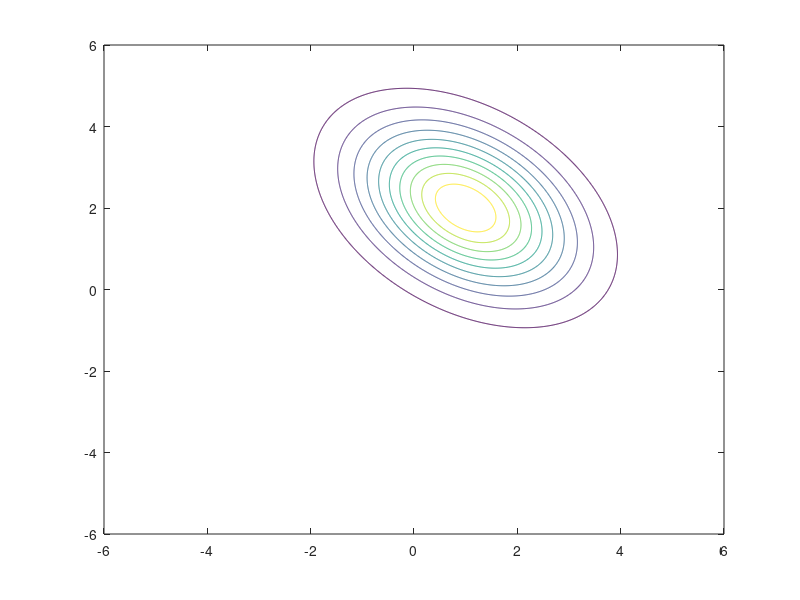

This figure's MATLAB source: (Note: this script raises an error after producing the figure.)
mu1 = [1 2];
sigma1 = [1.8 -0.7; -0.7 1.8];
mu2= [-1 -3];
sigma2 = [1.5 0.3;0.3 1.5];

%S1 = mvnrnd(mu1,sigma1,500);
%S2 = mvnrnd(mu1,sigma1,500);

x1=[-6:0.01:+6];
x2=[-6:0.01:+6];
[X1,X2] = meshgrid(x1,x2);
X = [X1(:) X2(:)];

y1 = mvnpdf(X,mu1,sigma1);
y1 = reshape(y1,length(x2),length(x1));

y2 = mvnpdf(X,mu2,sigma2);
y2 = reshape(y2,length(x2),length(x1));

figure(10)
[M,c1] = contour(X1,X2,y1);
c1.LineWidth = 1;

hold on
%plot(S(:,1),S(:,2),'.');
[M,c2] = contour(X1,X2,y2);
c2.LineWidth = 1;

x = transpose(sym('x',[1,2]));
mu1=transpose(mu1);
W12 = (-1/2)*inv(sigma1);
W11 = sigma1\mu1;
W10 = (-1/2)*transpose(mu1)*inv(sigma1)*mu1+(-1/2)*log(det(sigma1))+log(1/2);
mu2=transpose(mu2);
W22 = (-1/2)*inv(sigma2);
W21 = sigma2\mu2;
W20 = (-1/2)*transpose(mu2)*inv(sigma2)*mu2+(-1/2)*log(det(sigma2))+log(1/2);

f1=transpose(x)*W12*x+transpose(W11)*x+W10;
f2=transpose(x)*W22*x+transpose(W21)*x+W20;

fimplicit(f1-f2, [-6 6 -6 6]);
hold off

d = transpose((mu1-mu2))*x-1/2*(transpose(mu1)*mu1-transpose(mu2)*mu2);
figure(20)
[M,c2] = contour(X1,X2,y2);
c2.LineWidth = 1;
hold on
[M,c1] = contour(X1,X2,y1);
c1.LineWidth = 1;
fimplicit(d, [-6 6 -6 6]);

hold off

